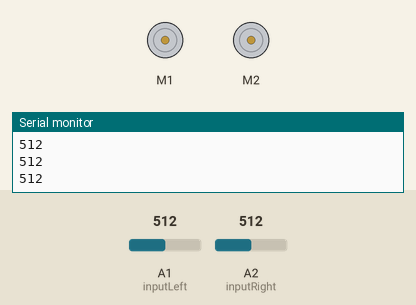
Simulated run of this sketch. Board: Arduino Uno, built with avr-gcc and run on an emulated ATmega328P. On the bench: 2 × DC motor (green arrow = forward, orange = backward, longer = faster), the last lines printed to the serial monitor. The test bench sets the inputs (shaded band); at power-on: A1 (inputLeft) = 512, A2 (inputRight) = 512.

Above: at 1.2 s.
1.3 s: A1 (inputLeft) set to 520
At 1.9 s:
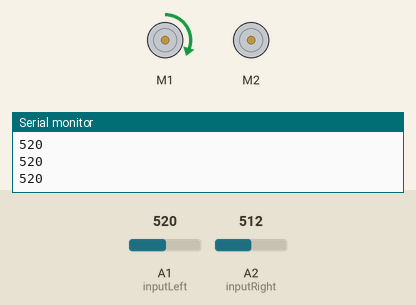
2.8 s: A2 (inputRight) set to 523
At 3.1 s:
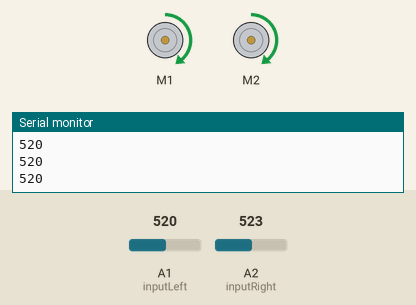
4.3 s: A1 (inputLeft) set to 511
At 5.4 s:
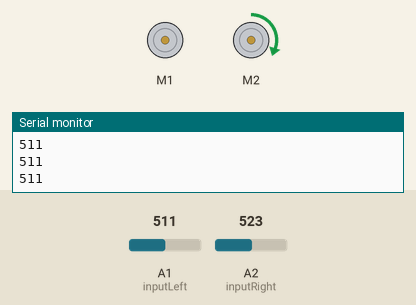
5.8 s: A1 (inputLeft) set to 716
At 6.6 s:
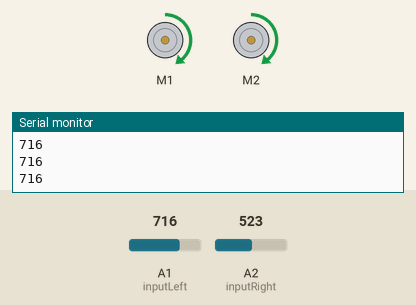
7.3 s: A1 (inputLeft) set to 306
At 7.7 s:
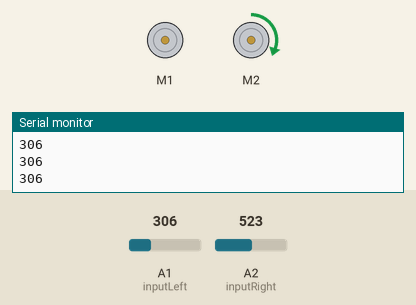
Timing chart, 0 to 9.8 s (numbered marks = the images above; inputs shaded):
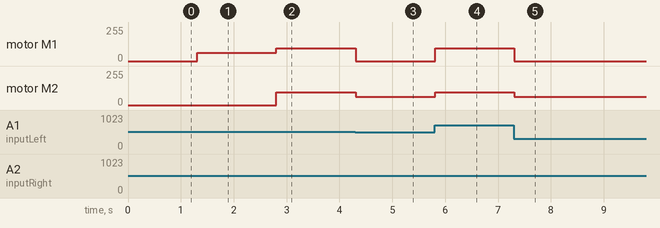

Measured:
- the behaviour switches between 512 and 513 on A1 (inputLeft) (found by bisection; images 0 and 1)
- the behaviour switches between 512 and 513 on A2 (inputRight) (found by bisection; images 1 and 2)
- after the input at 1.3 s, motor M1: stopped → forward 63/255 at once
- after the input at 2.8 s, motor M1: forward 63/255 → forward 95/255 at once; motor M2: stopped → forward 95/255 at once
- after the input at 4.3 s, motor M1: forward 95/255 → stopped at once; motor M2: forward 95/255 → forward 63/255 at once
- after the input at 5.8 s, motor M1: stopped → forward 95/255 at once; motor M2: forward 63/255 → forward 95/255 at once
- after the input at 7.3 s, motor M1: forward 95/255 → stopped at once; motor M2: forward 95/255 → forward 63/255 at once

The sketch:

LineFollower.ino
```cpp
#include <DRV8835MotorShield.h>

int inputLeft = A1;
int inputRight = A2;
//int output = 3;
int val =0;

DRV8835MotorShield motors;

#define mid_value 512

void turnLeft(){
  motors.setM1Speed(0);
  motors.setM2Speed(100);
}

void turnRight(){
  motors.setM1Speed(100);
  motors.setM2Speed(0);
}

bool isOnLine(int val){
  if(val > mid_value){
    return false;  // jest nie na lini
  }else{
    return true;   // jest na czarnej lini
  }
}

void setup() {
  Serial.begin(9600);
  pinMode(inputLeft, INPUT);
  pinMode(inputRight, INPUT);
}

void loop() {
  int valLeft = analogRead(inputLeft);
  int valRight = analogRead(inputRight);
//  Serial.println("Lewy: %d  | Prawy: %d", valLeft, valRight);
Serial.println(valLeft);
//  delay(50);
  if(!isOnLine(valLeft) && !isOnLine(valRight)) { // lewy nie jest na lini | prawy nie jest na lini -> jedź prosto
    motors.setM2Speed(150);
    motors.setM1Speed(150);
  }
  else if(!isOnLine(valLeft) && isOnLine(valRight)){
    turnRight();
  }else if(isOnLine(valLeft) && !isOnLine(valRight)){
    turnLeft();
  }
  else{
    motors.setM1Speed(0);
    motors.setM2Speed(0);
  }
}
```
